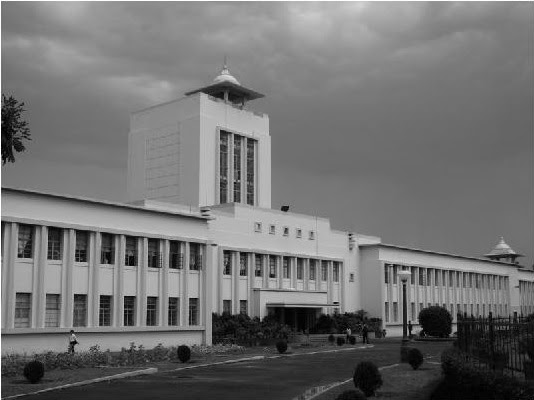
#> input picture Assignment_1/fig1.jpg, 534 x 400 px
$ jupyter execute AIP_Assignment_1.ipynb   (shell and % lines are left out)
#> lines starting #> are read from the running program, lines starting #| are printed output that depends on the picture; after the words box and inside, x2 and y2 are one past the last pixel; in counts of white or black regions, pixels touching at a corner belong together; long printed decimals are rounded
# Q1

## Import useful modules

[cell 1]
#useful modules

import cv2
from PIL import Image     #Python Imaging Library
import numpy as np
import matplotlib.pyplot as plt

# Read image

[cell 2]
#read image in BGR form and convert it to gray
img = cv2.cvtColor(cv2.imread('fig1.jpg'), cv2.COLOR_BGR2GRAY)
#> img: shape (400, 534); min 0, max 255, mean 112.9
print(type(img))
#| <class 'numpy.ndarray'>
print(img.size)
#| 213600
print(img.shape)
#| (400, 534)
#print(img)

[cell 3]
plt.imshow(img,cmap='gray')
plt.rcParams["figure.figsize"]=10,10
plt.show()

[cell 4]
# cv2.imshow('img',img)
# cv2.waitKey(0)
# cv2.destroyAllWindows()

## Downsampling

[cell 5]
#Downsampling.............

scale_factor = 1/2
width = int(img.shape[1] * scale_factor)
#> width = 267
height = int(img.shape[0] * scale_factor)
#> height = 200
dim = (width, height)
#> dim = (267, 200)

downsampled_img = cv2.resize(img, dim, interpolation = cv2.INTER_AREA)
print(type(downsampled_img))
#| <class 'numpy.ndarray'>
print(downsampled_img.size)
#| 53400
print(downsampled_img.shape)
#| (200, 267)

[cell 6]
plt.imshow(downsampled_img,cmap='gray')
plt.rcParams["figure.figsize"]=10,10
plt.show()

[cell 7]
#cv2.imshow('downsampled_img',downsampled_img)
#cv2.waitKey(0)
#cv2.destroyAllWindows()

## Upsampling

[cell 8]
#Upsampling.............

scale_factor = 2
width = int(img.shape[1] * scale_factor)
#> width = 1068
height = int(img.shape[0] * scale_factor)
#> height = 800
dim = (width, height)
#> dim = (1068, 800)

upsampled_img = cv2.resize(img, dim, interpolation = cv2.INTER_AREA)
print(type(upsampled_img))
#| <class 'numpy.ndarray'>
print(upsampled_img.size)
#| 854400
print(upsampled_img.shape)
#| (800, 1068)

[cell 9]
plt.imshow(upsampled_img,cmap='gray')
plt.rcParams["figure.figsize"]=10,10
plt.show()

[cell 10]
#cv2.imshow('upsampled_img',upsampled_img)
#cv2.waitKey(0)
#cv2.destroyAllWindows()

# quantization

[cell 11]
#quantization
pil_img = Image.open('fig1.jpg')
#> pil_img is the input picture: PIL image 534x400 RGB; min 0, max 255, mean 112.9
print(type(pil_img))
#| <class 'PIL.JpegImagePlugin.JpegImageFile'>

[cell 12]
fig, ax = plt.subplots(3,3)
for i in range(0,9):
    q_level = 2**(i)
    x = i//3
    y = i%3
    q_pil_img = pil_img.quantize(q_level)
    ax[x,y].imshow(q_pil_img)
    ax[x,y].set_title('L = '+str(q_level))
#> this loop made 9 passes
#> pass 2, `q_pil_img = pil_img.quantize(q_level)`:
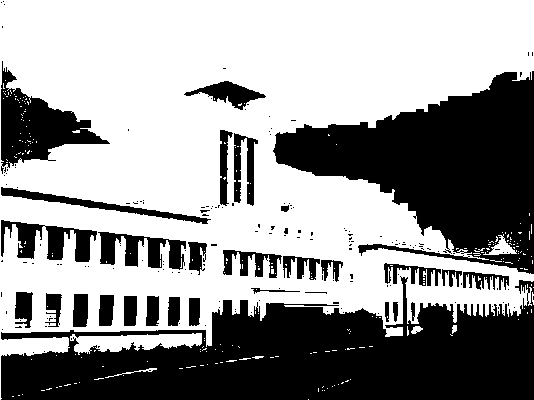
#> q_pil_img: PIL image 534x400 P; values 77 (black) and 147 (white), 59.4% white; 183 black regions (152 under 20 px), largest, box (x1, y1, x2, y2) and area: (1, 276, 534, 400) 40152, (273, 71, 534, 274) 27353, (1, 61, 110, 174) 4703

plt.rcParams["figure.figsize"]=20,20
plt.show()
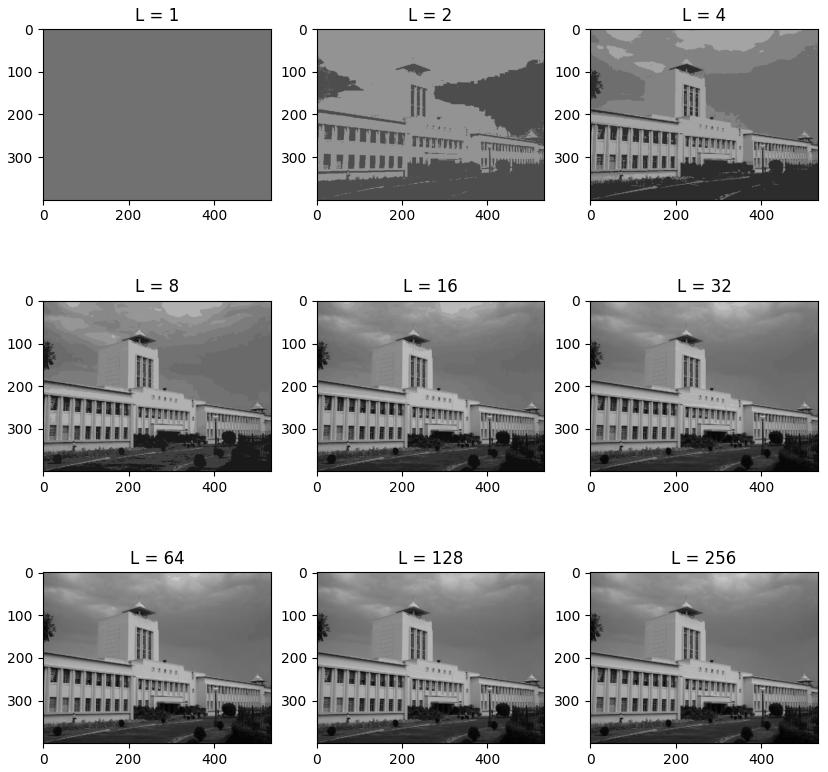
#> figure drawn by matplotlib, 9 panels

# Q2

# Read image

[cell 13]
img2 = cv2.cvtColor(cv2.imread('baboon.jpg'), cv2.COLOR_BGR2GRAY)
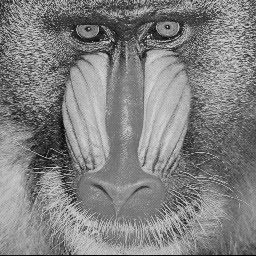
#> input picture Assignment_1/baboon.jpg, 256 x 256 px
#> img2: shape (256, 256); min 0, max 227, mean 129
print(type(img2))
#| <class 'numpy.ndarray'>
print(img2.size)
#| 65536
print(img2.shape)
#| (256, 256)

## Mean and Variance of image

[cell 14]
mean_fig1 = np.mean(img)
#> mean_fig1 = 112.9
var_fig1 = np.var(img)
#> var_fig1 = 2132.2
print("For figure 1")
print("mean =",mean_fig1)
#| mean = 112.948
print("var =",var_fig1)
#| var = 2132.199

mean_fig2 = np.mean(img2)
#> mean_fig2 = 129
var_fig2 = np.var(img2)
#> var_fig2 = 1839.1
print("For figure 2")
print("mean =",mean_fig2)
#| mean = 128.951
print("var =",var_fig2)
#| var = 1839.068

## Add noice

[cell 15]
noice1 = np.random.normal(0,20,img.shape)
noice2 = np.random.normal(0,20,img2.shape)

[cell 16]
# img1_noice = cv2.add(img,noice1)
# img2_noice = cv2.add(img2,noice2)

#or

img1_noice = img + noice1
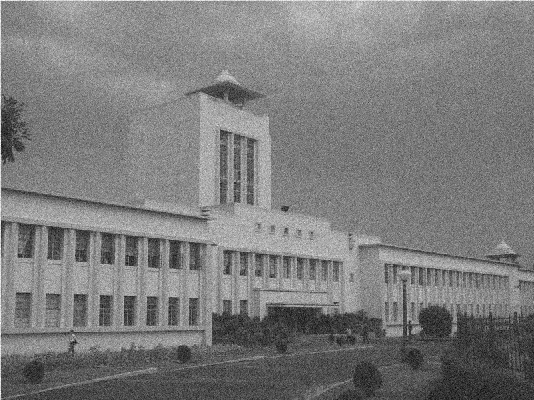
#> img1_noice: shape (400, 534) float64; min -68.96, max 304.8, mean 113; drawn with min black and max white
img2_noice = img2 + noice2
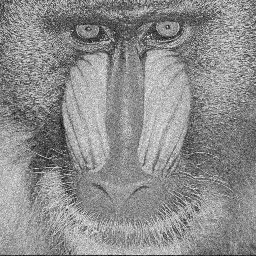
#> img2_noice: shape (256, 256) float64; min -46.6, max 270.5, mean 128.9; drawn with min black and max white

[cell 17]
plt.imshow(img1_noice,cmap='gray')
plt.rcParams["figure.figsize"]=10,10
plt.show()

[cell 18]
plt.imshow(img2_noice,cmap='gray')
plt.rcParams["figure.figsize"]=10,10
plt.show()

## Mean and Variance of noisy image

[cell 19]
mean_fig1_noice = np.mean(img1_noice)
#> mean_fig1_noice = 113
var_fig1_noice = np.var(img1_noice)
#> var_fig1_noice = 2537.2
print("For figure 1 + noice")
print("mean =",mean_fig1_noice)
#| mean = 113.003
print("var =",var_fig1_noice)
#| var = 2537.229

mean_fig2_noice = np.mean(img2_noice)
#> mean_fig2_noice = 128.9
var_fig2_noice = np.var(img2_noice)
#> var_fig2_noice = 2245.2
print("For figure 2 + noice")
print("mean =",mean_fig2_noice)
#| mean = 128.914
print("var =",var_fig2_noice)
#| var = 2245.213

## Mean image of multipal noisy images

[cell 20]
final_img = np.zeros(img.shape)
for i in range(200):
    noice = np.random.normal(0,100,img.shape)
#     temp_img = cv2.add(img,noice)
#     final_img = cv2.add(final_img,temp_img)
    temp_img = img + noice
    final_img += temp_img
#> this loop made 200 passes
#> pass 1, `temp_img = img + noice`:
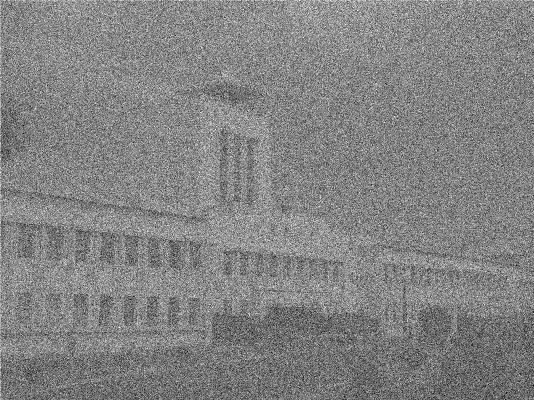
#> temp_img: shape (400, 534) float64; min -391.3, max 589.4, mean 113.3; drawn with min black and max white
final_img //= 200

[cell 21]
plt.imshow(final_img,cmap='gray')
plt.rcParams["figure.figsize"]=10,10
plt.show()

# Q3

## Read image

[cell 22]
img3 = cv2.cvtColor(cv2.imread('cc.jpg'), cv2.COLOR_BGR2GRAY)
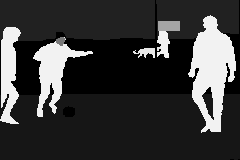
#> input picture Assignment_1/cc.jpg, 240 x 160 px
#> img3: shape (160, 240); min 0, max 242, mean 57.2
print(type(img3))
#| <class 'numpy.ndarray'>
print(img3.size)
#| 38400
print(img3.shape)
#| (160, 240)
plt.imshow(img3,cmap='gray',vmin=0,vmax=255)
plt.rcParams["figure.figsize"]=10,10
plt.xticks([]),plt.yticks([])
plt.show()

## Convert to binary(B and W)

[cell 23]
ret,img3_bw = cv2.threshold(img3,127,255,cv2.THRESH_BINARY)
#> img3_bw: shape (160, 240); 17.4% white; 7 white regions (2 under 20 px), largest, box (x1, y1, x2, y2) and area: (188, 15, 236, 133) 3144, (33, 41, 93, 117) 1627, (0, 27, 21, 124) 1307, (157, 21, 180, 58) 470, (133, 48, 155, 58) 126
print(type(img3))
#| <class 'numpy.ndarray'>
print(img3.size)
#| 38400
print(img3.shape)
#| (160, 240)
plt.imshow(img3_bw,cmap='gray',vmin=0,vmax=255)
plt.rcParams["figure.figsize"]=10,10
plt.xticks([]),plt.yticks([])
plt.show()

## Find objects

[cell 24]
#find connected object
ret, labels = cv2.connectedComponents(img3_bw)
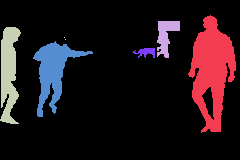
#> labels: shape (160, 240) int32; 8 distinct labels, from 0 to 7; one colour per label, 0 black
#> ret = 8

#show different colour in objects
label_hue3 = np.uint8(150 * labels / np.max(labels))

blank = 255 * np.ones_like(label_hue3)

# HSV(Hue, Saturation, and Value) conversion
labeled_img3 = cv2.merge([label_hue3, blank, blank])

#HSV to BGR
labeled_img3 = cv2.cvtColor(labeled_img3, cv2.COLOR_HSV2BGR)
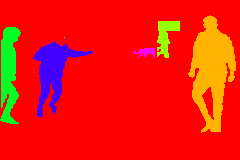
#> labeled_img3: shape (160, 240, 3); mean B, G, R 12.8, 26.4, 237.1

#background color
labeled_img3[label_hue3 == 0] = 0
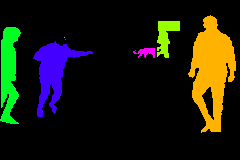
#> labeled_img3: shape (160, 240, 3); mean B, G, R 12.8, 26.4, 26.5

plt.imshow(labeled_img3)
print('objects number is:', ret-1)
#| objects number is: 7
plt.rcParams["figure.figsize"]=15,15
plt.show()
